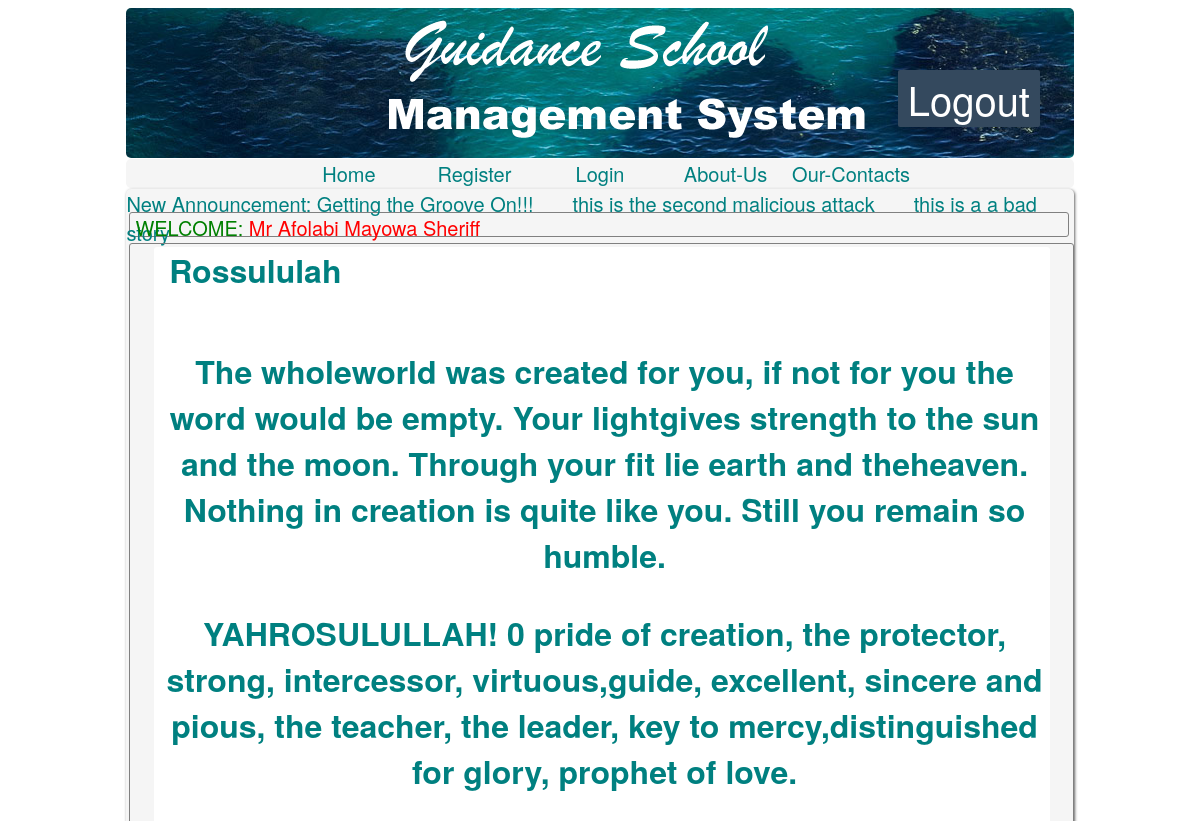
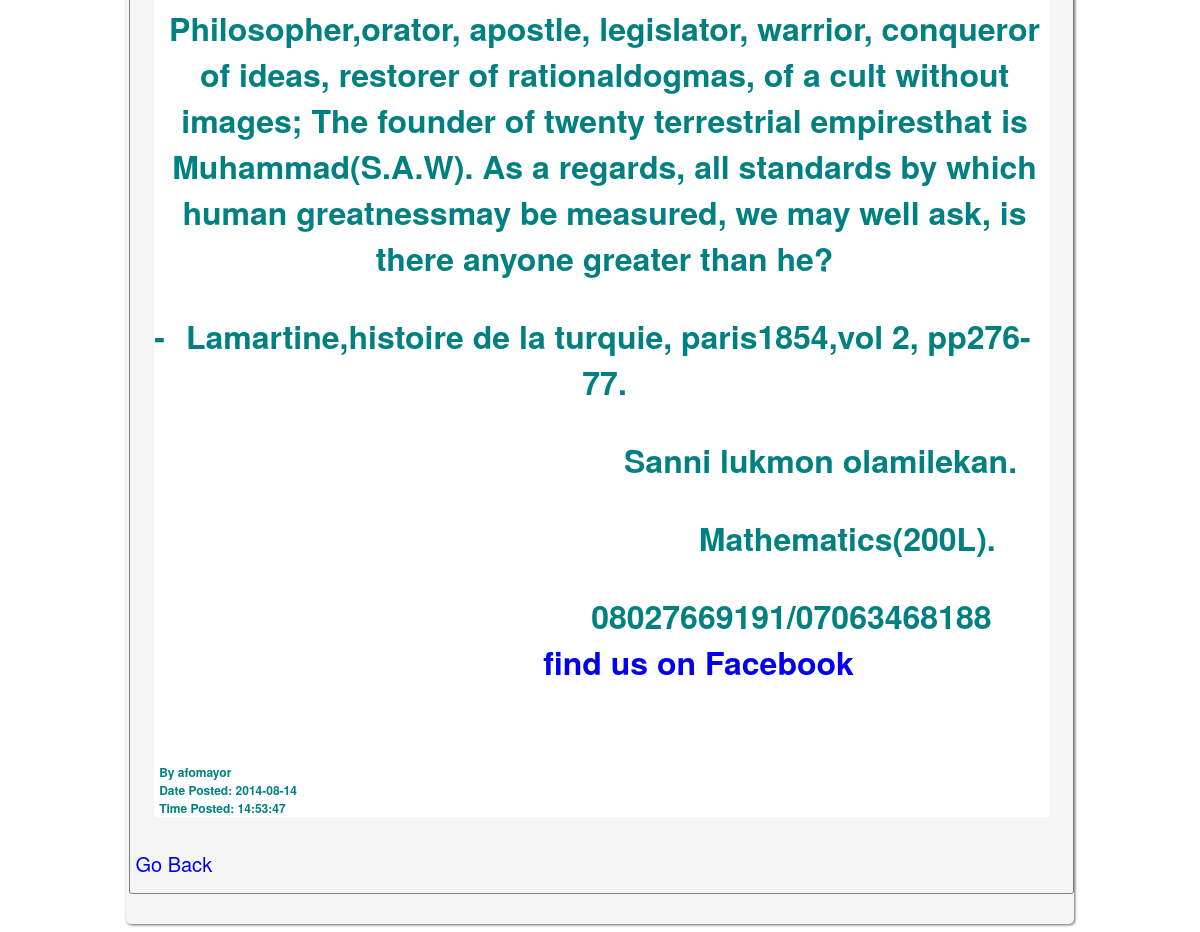
The page /view_news.php?id=20 (signed in) on the database its author committed (2 pictures, top to bottom).
### tables this page shows
CREATE TABLE IF NOT EXISTS `notice` (
  `id` int(3) unsigned NOT NULL AUTO_INCREMENT,
  `notice` varchar(500) NOT NULL,
  PRIMARY KEY (`id`),
  UNIQUE KEY `id` (`id`)
);

CREATE TABLE IF NOT EXISTS `news` (
  `id` int(4) NOT NULL AUTO_INCREMENT,
  `admin` varchar(50) NOT NULL,
  `date` date NOT NULL,
  `time` time NOT NULL,
  `news_caption` varchar(100) NOT NULL,
  `news_content` longtext NOT NULL,
  PRIMARY KEY (`id`)
);

### view_news.php (the view, shortened to what this page needs)
<!DOCTYPE html PUBLIC "-//W3C//DTD XHTML 1.0 Transitional//EN" "http://www.w3.org/TR/xhtml1/DTD/xhtml1-transitional.dtd">
<html xmlns="http://www.w3.org/1999/xhtml">
<head>
<link href="css/style.css" type="text/css" rel="stylesheet">
<link type="text/css" rel="stylesheet" href="jquery-te-1.4.0.css">
</head>
<body>
<div id="header">
<img src="images/guidance.png" style="margin-top:-35px;margin-left:250px;"/>
<div id="logout">
<a href="logoutadmin.php"><label class="logout">Logout</label></a>
</div>
</div>
<?php include('menu.php'); ?>
<div id="body">
<?php  include('notices.php');  ?>
<?php  include('welcome.php');  ?>
<div class="mainjob">
<?php
$id=$_GET['id'];
$query2="SELECT * FROM news WHERE id='$id'";
if($result=mysql_query($query2)){
while($row=mysql_fetch_assoc($result)){
$news=$row['news_content'];
echo "<div class='news_div'>
<h3 style='margin:0px; margin-left:10px;'>{$row['news_caption']}</h3><br />
$news<br />
<div><b>By</b> {$row['admin']}<br/>
<b>Date Posted:</b> {$row['date']}<br />
<b>Time Posted:</b> {$row['time']}</div>
</div>";
};
}
echo "<a href='manage_news.php'>Go Back</a>"
?>
</div>
</div>
</body>
</html>

### notices.php (shortened to what this page needs)
<?php
echo"<div id='notice'>";
echo"<marquee>";
$query4="SELECT notice FROM notice ORDER BY id DESC LIMIT 0,3";
$result=mysql_query($query4);
echo "New Announcement: ";
while($row=mysql_fetch_assoc($result)){
echo "{$row['notice']} &nbsp;&nbsp;&nbsp;&nbsp;&nbsp;&nbsp;";
};
echo"</marquee></div>";
?>

### css/style.css (style rules this page uses)
h3, .h3 { font-size: 32px ; }
body { color:Teal; font-size:20px; background:url(../images/bg.jpg) repeat white; padding:0px; font-family: "Helvetica Neue", Helvetica, Arial, sans-serif; }
div { display:block; }
a { text-decoration:none; webkit-transition: 0.25s; -moz-transition: 0.25s; -o-transition: 0.25s; transition: 0.25s; }
#logout { margin-right:10px; margin-top:10px; border-radius:2px; -moz-border-radius:2px; -webkit-border-radius:2px; display: inline-block; position: absolute; top:60px; right:150px; text-align:center; background-color:#34495E; }
.logout { margin:10px; font-size:40px; color:white; cursor:pointer; }
.mainjob { width:99%; min-height:350px; display:inline-block; border-radius:3px; -moz-border-radius:3px; -webkit-border-radius:3px; border:1px solid grey; margin:3px; padding-bottom:15px; padding-left:5px; margin-bottom:30px; }
.news_div { width:95%; border-radius:3px; -moz-border-radius:3px; -webkit-border-radius:3px; margin:3px; background-color:white; margin-left:2%; display:block; padding-left:5px; font-size:16px; }
.news_div div { font-size:12px; text-align:left; }
#header { width:80%; height:150px; margin-right:10%; margin-left:10%; background: url('../images/img-2.jpg') repeat whitesmoke; border-radius:5px; -moz-border-radius:5px; -webkit-border-radius:5px; }
#notice { width:100%; height:20px }
#body { margin-top:1px; width:80%; border-radius:5px; -moz-border-radius:5px; -webkit-border-radius:5px; background-color:WhiteSmoke; margin-right:10%; margin-left:10%; box-shadow: 1px 1px 3px rgba(50, 50, 50, 0.75); display:inline-block; }

### rows shown on the page
notice: notice "Getting the Groove On!!!"
notice: notice "this is the second malicious attack"
notice: notice "this is a a bad story"
news: news_caption "Rossululah", news_content "The wholeworld was created for you, if not for you the word would be empty. Your lightgives strength to the sun and the moon. Through your fit lie earth and theheaven. Nothing in creation is quite like you. Still you remain so humble. YAHROSULULLAH! 0 pride of creation, the protector, strong, intercessor, virtuous,guide, excellent, sincere and pious, the teacher, the leader, key to mercy,distinguished for glory, prophet of love. Philosopher,orator, apostle, legislator, warrior, conqueror of ideas, restorer of rationaldogmas, of a cult without images; The founder of twenty terrestrial empiresthat is Muhammad(S.A.W). As a regards, all standards by which human greatnessmay be measured, we may…", admin "afomayor", date "2014-08-14", time "14:53:47"

### other values the page prints
$adminuser['surname'] "Afolabi"
$adminuser['firstname'] "Mayowa"
$adminuser['othername'] "Sheriff"
